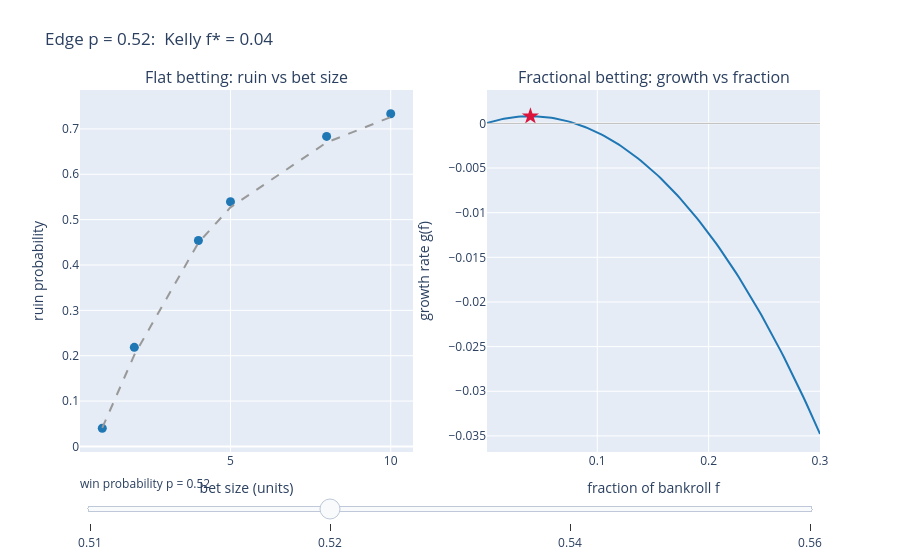

The notebook cell saved with this chart:
### Markdown cell above
## Bet size and the Kelly optimum

With a real edge the question becomes *how much*. The left panel fixes the edge and sweeps the flat bet size: betting $b$ units at a time turns a $u$-unit bankroll into only $u/b$ bets' worth of cushion, so ruin climbs as $(q/p)^{u/b}$ — the markers are simulated, the dashed line is that formula. Bigger bets mean more ruin, even with the edge fully intact.

The right panel switches to betting a fixed *fraction* of the bankroll and plots the long-run growth rate $g(f) = p\ln(1+f) + q\ln(1-f)$. It peaks at the Kelly fraction $f^{*} = p - q$ (the red star) and crosses zero near $2f^{*}$: past that point, more aggression buys negative growth. Slide the edge to watch the optimum move right and the safe range widen.

### Code cell
import numpy as np
from plotly.subplots import make_subplots
import plotly.graph_objects as go

edges2 = [0.51, 0.52, 0.54, 0.56]
u2 = 40
bet_sizes = [1, 2, 4, 5, 8, 10]
fracs = np.linspace(0.001, 0.30, 120)

fig = make_subplots(rows=1, cols=2,
                    subplot_titles=("Flat betting: ruin vs bet size",
                                    "Fractional betting: growth vs fraction"))
per = 4
for pe in edges2:
    q = 1 - pe
    ruin_sim = [simulate(pe, u2 // b, 4000, 2000, seed=2)[1] for b in bet_sizes]
    ruin_th = [(q / pe) ** (u2 / b) for b in bet_sizes]
    show = (pe == 0.52)
    fig.add_trace(go.Scatter(x=bet_sizes, y=ruin_sim, mode="markers",
                             marker=dict(size=9, color="#1f77b4"), visible=show,
                             showlegend=False), row=1, col=1)
    fig.add_trace(go.Scatter(x=bet_sizes, y=ruin_th, mode="lines",
                             line=dict(color="#999999", dash="dash"), visible=show,
                             showlegend=False), row=1, col=1)
    g = pe * np.log(1 + fracs) + q * np.log(1 - fracs)
    fstar = pe - q
    fig.add_trace(go.Scatter(x=fracs.tolist(), y=g.tolist(), mode="lines",
                             line=dict(color="#1f77b4"), visible=show,
                             showlegend=False), row=1, col=2)
    fig.add_trace(go.Scatter(x=[fstar], y=[float(pe * np.log(1 + fstar) + q * np.log(1 - fstar))],
                             mode="markers", marker=dict(size=13, color="crimson", symbol="star"),
                             visible=show, showlegend=False), row=1, col=2)

fig.add_hline(y=0, line=dict(color="#bbbbbb", width=1), row=1, col=2)
steps = []
for idx, pe in enumerate(edges2):
    vis = [idx == j // per for j in range(len(edges2) * per)]
    steps.append(dict(method="update",
                      args=[{"visible": vis},
                            {"title": f"Edge p = {pe}:  Kelly f* = {pe - (1 - pe):.2f}"}],
                      label=str(pe)))
fig.update_layout(
    sliders=[dict(active=1, currentvalue={"prefix": "win probability p = "}, steps=steps)],
    title=f"Edge p = 0.52:  Kelly f* = {0.52 - 0.48:.2f}",
    margin=dict(t=90),
)
fig.update_xaxes(title_text="bet size (units)", row=1, col=1)
fig.update_yaxes(title_text="ruin probability", row=1, col=1)
fig.update_xaxes(title_text="fraction of bankroll f", row=1, col=2)
fig.update_yaxes(title_text="growth rate g(f)", row=1, col=2)
fig.show()
